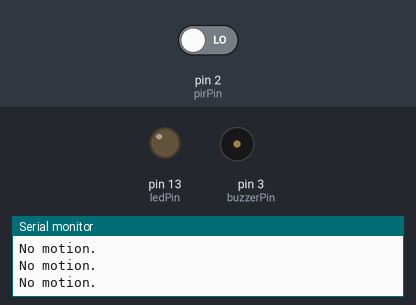
Bench run of a sketch on a simulated Arduino Uno, built with avr-gcc and run on an emulated ATmega328P. Parts: output pins drawn as LEDs (lit = HIGH), buzzer (waves = sounding, pin HIGH), the last lines printed to the serial monitor. Inputs (shaded band) come from the test bench; at power-on: pin 2 (pirPin) LOW.

Above: at 1.2 s.
1.3 s: pin 2 (pirPin) driven HIGH
At 2.1 s:
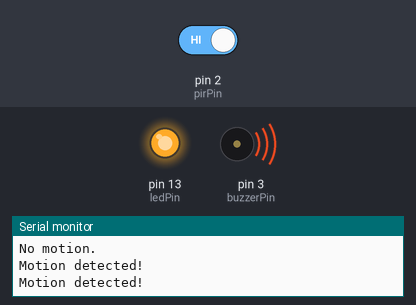
2.9 s: pin 2 (pirPin) driven LOW
At 3.2 s:
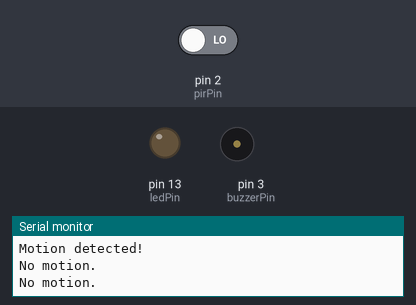
Timing chart, 0 to 5.9 s (numbered marks = the images above; inputs shaded):
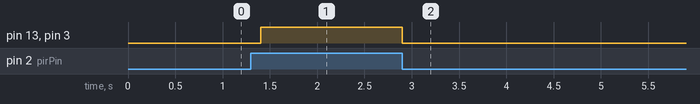

The sketch:

smashing_albar1.ino
```cpp
// Define pins for components
const int pirPin = 2;   // PIR sensor connected to digital pin 2
const int buzzerPin = 3; // Buzzer connected to digital pin 3
const int ledPin = 13;   // LED connected to digital pin 13 (optional)

int pirState = LOW;      // Current state of the PIR sensor (LOW = no motion)
int lastPirState = LOW;  // Previous state of the PIR sensor

void setup() {
  // Initialize pins
  pinMode(pirPin, INPUT);  // PIR sensor as input
  pinMode(buzzerPin, OUTPUT); // Buzzer as output
  pinMode(ledPin, OUTPUT);  // LED as output

  // Start Serial Monitor (optional for debugging)
  Serial.begin(9600);
}

void loop() {
  // Read PIR sensor
  pirState = digitalRead(pirPin);

  // Check if PIR sensor detects motion
  if (pirState == HIGH) {
    // Motion detected
    digitalWrite(buzzerPin, HIGH); // Turn on buzzer
    digitalWrite(ledPin, HIGH);    // Turn on LED (optional)

    // Print message to Serial Monitor (optional)
    Serial.println("Motion detected!");

    // Wait to avoid continuous alerts
    delay(500);
  } else {
    // No motion detected
    digitalWrite(buzzerPin, LOW); // Turn off buzzer
    digitalWrite(ledPin, LOW);    // Turn off LED (optional)

    // Print message to Serial Monitor (optional)
    Serial.println("No motion.");

    // Small delay to reduce noise
    delay(200);
  }
}
```

Measured:
- after the input at 1.3 s, pin 13 (ledPin), pin 3 (buzzerPin): LOW → HIGH after 0.10 s
- after the input at 2.9 s, pin 13 (ledPin), pin 3 (buzzerPin): HIGH → LOW at once
